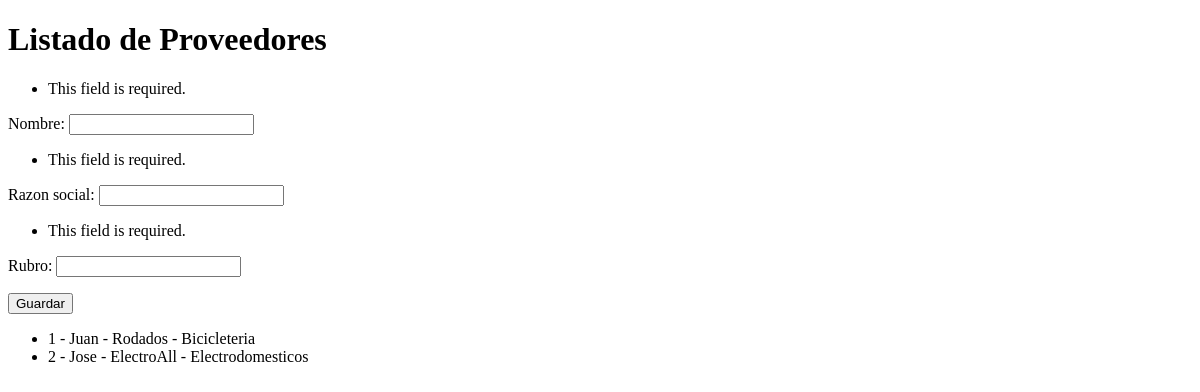
/proveedores/create/, run on an earlier commit of the app's database.
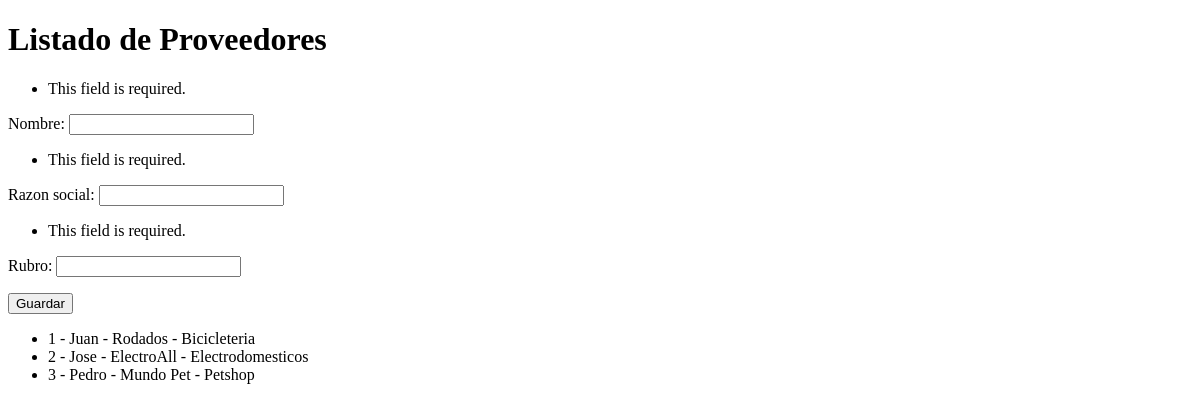
And on a later commit of the database.
### entrega3/models.py (models this page shows)
class Proveedor(models.Model):
    nombre = models.TextField(max_length=100)
    razon_social = models.TextField(max_length=100)
    rubro = models.TextField(max_length=100)
    def __str__(self):
        return f"{self.id} - {self.nombre} - {self.razon_social} - {self.rubro}"

### entrega3/views.py (the view)
# urls.py: path('proveedores/create/', crear_proveedores, name="proveedores-create"),
def crear_proveedores(request):
    f = ProveedorForm(request.POST)
    context = {
        "form": f
    }
    if f.is_valid():
        Proveedor(nombre=f.data["nombre"], razon_social=f.data["razon_social"],  rubro=f.data
        ["rubro"]).save()
        context['form'] = ProveedorForm()
    context["proveedores"] = Proveedor.objects.all()
    context["total_proveedores"] = len(Proveedor.objects.all())
    return render(request, "entrega3/proveedores.html", context)

### entrega3/forms.py
class ProveedorForm(forms.Form):
    nombre = forms.CharField(max_length=100)
    razon_social = forms.CharField(max_length=100)
    rubro = forms.CharField(max_length=100)

### entrega3/templates/entrega3/proveedores.html (shortened to what this page needs)
{% extends 'entrega3/base.html' %}
{% block titulo %} Listado de Proveedores {% endblock %}
{% block listado %}
<form action="{% url 'proveedores-create' %}" method="POST">
    {{form.as_p}}
    <input type="submit" value="Guardar">
</form>
    <ul>
        {% for proveedor in proveedores %}
            <li>{{proveedor}}</li>
        {% endfor %}
    </ul>
{% endblock %}

What changed in the data, as far as the page shows it:
added Proveedor: id+nombre+razon_social "3 - Pedro - Mundo Pet - Petshop"
